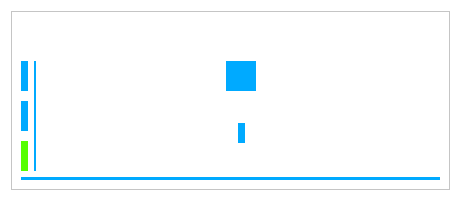
<?xml version="1.0" encoding="UTF-8"?>
<ui version="4.0">
 <class>ArchivedDoc</class>
 <widget class="QWidget" name="ArchivedDoc">
  <property name="geometry">
   <rect>
    <x>0</x>
    <y>0</y>
    <width>461</width>
    <height>201</height>
   </rect>
  </property>
  <property name="maximumSize">
   <size>
    <width>500</width>
    <height>16777215</height>
   </size>
  </property>
  <property name="windowTitle">
   <string>Form</string>
  </property>
  <property name="styleSheet">
   <string notr="true">background-color: rgb(255, 255, 255);</string>
  </property>
  <layout class="QVBoxLayout" name="verticalLayout_3">
   <item>
    <widget class="QFrame" name="frame">
     <property name="styleSheet">
      <string notr="true">QFrame{
	background-color: rgb(255, 255, 255);
}</string>
     </property>
     <property name="frameShape">
      <enum>QFrame::StyledPanel</enum>
     </property>
     <property name="frameShadow">
      <enum>QFrame::Raised</enum>
     </property>
     <layout class="QVBoxLayout" name="verticalLayout_2">
      <item>
       <layout class="QHBoxLayout" name="horizontalLayout_2">
        <property name="spacing">
         <number>0</number>
        </property>
        <item>
         <spacer name="horizontalSpacer_2">
          <property name="orientation">
           <enum>Qt::Horizontal</enum>
          </property>
          <property name="sizeHint" stdset="0">
           <size>
            <width>40</width>
            <height>20</height>
           </size>
          </property>
         </spacer>
        </item>
        <item>
         <widget class="QPushButton" name="Bt_Cancel">
          <property name="minimumSize">
           <size>
            <width>30</width>
            <height>30</height>
           </size>
          </property>
          <property name="cursor">
           <cursorShape>PointingHandCursor</cursorShape>
          </property>
          <property name="styleSheet">
           <string notr="true">QPushButton
{
    padding: 7px 7px 7px 7px;
    font-size: 15px;
    font-family: Ubuntu;
    color: #ffffff;
    white-space: nowrap;
    background-color:#FFF;
   
    border-radius: 3px;
       
    border: 1px solid #FFF;
       
    vertical-align: middle;
}

QPushButton:hover
{
background-color:#FFFFF9;
    border: 1px solid #FFFFF9;
color: #ffffff;

}
</string>
          </property>
          <property name="text">
           <string/>
          </property>
          <property name="icon">
           <iconset resource="Icons.qrc">
            <normaloff>:/Icons/ic_clear_2x.png</normaloff>:/Icons/ic_clear_2x.png</iconset>
          </property>
         </widget>
        </item>
       </layout>
      </item>
      <item>
       <layout class="QHBoxLayout" name="horizontalLayout_4">
        <item>
         <layout class="QGridLayout" name="gridLayout">
          <property name="sizeConstraint">
           <enum>QLayout::SetMinimumSize</enum>
          </property>
          <property name="spacing">
           <number>10</number>
          </property>
          <item row="0" column="0">
           <widget class="QLabel" name="Lb_pages">
            <property name="maximumSize">
             <size>
              <width>30</width>
              <height>30</height>
             </size>
            </property>
            <property name="whatsThis">
             <string>هل تم انجاز كل الصفحات</string>
            </property>
            <property name="styleSheet">
             <string notr="true">QLabel
{
	background-color: rgb(0, 170, 255);
}</string>
            </property>
            <property name="text">
             <string/>
            </property>
            <property name="pixmap">
             <pixmap resource="Icons.qrc">:/Icons/ic_library_books_white_2x.png</pixmap>
            </property>
            <property name="scaledContents">
             <bool>true</bool>
            </property>
           </widget>
          </item>
          <item row="1" column="0">
           <widget class="QLabel" name="Lb_print">
            <property name="maximumSize">
             <size>
              <width>30</width>
              <height>30</height>
             </size>
            </property>
            <property name="toolTip">
             <string>هل تم طباعة الوثيقة</string>
            </property>
            <property name="styleSheet">
             <string notr="true">QLabel
{
	background-color: rgb(0, 170, 255);
}</string>
            </property>
            <property name="text">
             <string/>
            </property>
            <property name="pixmap">
             <pixmap resource="Icons.qrc">:/Icons/ic_local_printshop_white_2x.png</pixmap>
            </property>
            <property name="scaledContents">
             <bool>true</bool>
            </property>
           </widget>
          </item>
          <item row="2" column="0">
           <widget class="QLabel" name="Lb_dollar">
            <property name="maximumSize">
             <size>
              <width>30</width>
              <height>30</height>
             </size>
            </property>
            <property name="toolTip">
             <string>هل تم الدفع كليا</string>
            </property>
            <property name="styleSheet">
             <string notr="true">QLabel
{
	
	background-color: rgb(85, 255, 0);
}</string>
            </property>
            <property name="text">
             <string/>
            </property>
            <property name="pixmap">
             <pixmap resource="Icons.qrc">:/Icons/ic_attach_money_white_2x.png</pixmap>
            </property>
            <property name="scaledContents">
             <bool>true</bool>
            </property>
           </widget>
          </item>
         </layout>
        </item>
        <item>
         <widget class="QLabel" name="label_3">
          <property name="minimumSize">
           <size>
            <width>2</width>
            <height>0</height>
           </size>
          </property>
          <property name="maximumSize">
           <size>
            <width>2</width>
            <height>16777215</height>
           </size>
          </property>
          <property name="styleSheet">
           <string notr="true">background-color: rgb(0, 170, 255);</string>
          </property>
          <property name="text">
           <string/>
          </property>
         </widget>
        </item>
        <item>
         <layout class="QVBoxLayout" name="verticalLayout">
          <item>
           <layout class="QHBoxLayout" name="horizontalLayout">
            <item>
             <spacer name="horizontalSpacer_3">
              <property name="orientation">
               <enum>Qt::Horizontal</enum>
              </property>
              <property name="sizeHint" stdset="0">
               <size>
                <width>40</width>
                <height>20</height>
               </size>
              </property>
             </spacer>
            </item>
            <item>
             <widget class="QLabel" name="label">
              <property name="minimumSize">
               <size>
                <width>30</width>
                <height>30</height>
               </size>
              </property>
              <property name="maximumSize">
               <size>
                <width>30</width>
                <height>30</height>
               </size>
              </property>
              <property name="styleSheet">
               <string notr="true">QLabel
{
	background-color: rgb(0, 170, 255);
}</string>
              </property>
              <property name="text">
               <string/>
              </property>
              <property name="pixmap">
               <pixmap resource="Icons.qrc">:/Icons/ic_perm_identity_white_2x.png</pixmap>
              </property>
              <property name="scaledContents">
               <bool>true</bool>
              </property>
              <property name="alignment">
               <set>Qt::AlignCenter</set>
              </property>
             </widget>
            </item>
            <item>
             <spacer name="horizontalSpacer">
              <property name="orientation">
               <enum>Qt::Horizontal</enum>
              </property>
              <property name="sizeHint" stdset="0">
               <size>
                <width>40</width>
                <height>20</height>
               </size>
              </property>
             </spacer>
            </item>
           </layout>
          </item>
          <item>
           <widget class="QLabel" name="Lb_nameClient">
            <property name="font">
             <font>
              <family>SFMono Nerd Font Mono</family>
              <pointsize>11</pointsize>
              <bold>true</bold>
             </font>
            </property>
            <property name="text">
             <string/>
            </property>
            <property name="alignment">
             <set>Qt::AlignCenter</set>
            </property>
           </widget>
          </item>
          <item>
           <layout class="QHBoxLayout" name="horizontalLayout_3">
            <item>
             <spacer name="horizontalSpacer_4">
              <property name="orientation">
               <enum>Qt::Horizontal</enum>
              </property>
              <property name="sizeHint" stdset="0">
               <size>
                <width>40</width>
                <height>20</height>
               </size>
              </property>
             </spacer>
            </item>
            <item>
             <widget class="QLabel" name="label_2">
              <property name="maximumSize">
               <size>
                <width>30</width>
                <height>30</height>
               </size>
              </property>
              <property name="styleSheet">
               <string notr="true">QLabel
{
	background-color: rgb(0, 170, 255);
}</string>
              </property>
              <property name="text">
               <string/>
              </property>
              <property name="pixmap">
               <pixmap resource="Icons.qrc">:/Icons/ic_book_white_2x.png</pixmap>
              </property>
              <property name="scaledContents">
               <bool>true</bool>
              </property>
             </widget>
            </item>
            <item>
             <spacer name="horizontalSpacer_5">
              <property name="orientation">
               <enum>Qt::Horizontal</enum>
              </property>
              <property name="sizeHint" stdset="0">
               <size>
                <width>40</width>
                <height>20</height>
               </size>
              </property>
             </spacer>
            </item>
           </layout>
          </item>
          <item>
           <widget class="QLabel" name="Lb_titleBook">
            <property name="minimumSize">
             <size>
              <width>300</width>
              <height>0</height>
             </size>
            </property>
            <property name="font">
             <font>
              <family>SFMono Nerd Font Mono</family>
              <pointsize>12</pointsize>
              <bold>true</bold>
             </font>
            </property>
            <property name="text">
             <string/>
            </property>
            <property name="scaledContents">
             <bool>true</bool>
            </property>
            <property name="alignment">
             <set>Qt::AlignCenter</set>
            </property>
            <property name="wordWrap">
             <bool>true</bool>
            </property>
           </widget>
          </item>
         </layout>
        </item>
       </layout>
      </item>
      <item>
       <widget class="QLabel" name="Lb_status">
        <property name="minimumSize">
         <size>
          <width>350</width>
          <height>3</height>
         </size>
        </property>
        <property name="maximumSize">
         <size>
          <width>16777215</width>
          <height>3</height>
         </size>
        </property>
        <property name="styleSheet">
         <string notr="true">QLabel
{
	background-color: rgb(0, 170, 255);
}</string>
        </property>
        <property name="text">
         <string/>
        </property>
       </widget>
      </item>
     </layout>
    </widget>
   </item>
  </layout>
 </widget>
 <resources>
  <include location="Icons.qrc"/>
 </resources>
 <connections/>
</ui>
